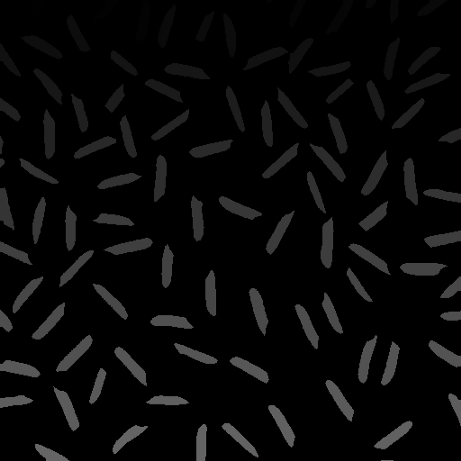
#> input picture TP2_Filtres/Data_TP1_extracted/Data_TP1/TP2/tp24.png, 461 x 461 px, found by its file name
$ jupyter execute TP2_Filtres.ipynb   (older library calls are emulated)
#> lines starting #> are read from the running program, lines starting #| are printed output that depends on the picture; after the words box and inside, x2 and y2 are one past the last pixel; in counts of white or black regions, pixels touching at a corner belong together
[cell 1]
import cv2
import numpy as np
import matplotlib.pyplot as plt
from pathlib import Path
import zipfile

notebook_dir = Path().resolve()

def resolve_image_path(rel_path):
    rel = Path(rel_path)
    # si le chemin existe déjà (absolu ou relatif)
    if rel.exists():
        return str(rel)
    # si le chemin commence par un zip (ex: Data_TP1.zip/...)
    parts = rel.parts
    if parts and parts[0].lower().endswith('.zip'):
        zip_name = parts[0]
        # chercher le zip dans le dossier du notebook, parent et dossiers frères
        search_dirs = [notebook_dir, notebook_dir.parent] + [p for p in notebook_dir.parent.iterdir() if p.is_dir()]
        zip_candidate = None
        for d in search_dirs:
            z = d / zip_name
            if z.exists() and zipfile.is_zipfile(z):
                zip_candidate = z
                break
        if zip_candidate:
            extract_dir = notebook_dir / (zip_candidate.stem + '_extracted')
            if not extract_dir.exists():
                extract_dir.mkdir(parents=True, exist_ok=True)
                with zipfile.ZipFile(zip_candidate, 'r') as zf:
                    zf.extractall(extract_dir)
            inner = Path(*parts[1:])
            candidate = extract_dir / inner
            if candidate.exists():
                return str(candidate)
    # rechercher par nom dans dossiers plausibles (notebook, parent, frères)
    filename = rel.name
    search_dirs = [notebook_dir, notebook_dir.parent] + [p for p in notebook_dir.parent.iterdir() if p.is_dir()]
    for d in search_dirs:
        candidates = [
            d / filename,
            d / "TP2" / filename,
            d / "TP1" / "TP2" / filename,
            d / "Data_TP1" / "TP2" / filename,
        ]
        for c in candidates:
            if c.exists():
                return str(c)
    # fallback : retourner le chemin original
    return str(rel_path)

# --- PARAMETRES ---
IMAGE_PATH_CONTOURS = "Data_TP1.zip/Data_TP1/TP2/tp24.png"
SOBEL_THRESHOLD = 100
CANNY_MIN_VAL = 50
CANNY_MAX_VAL = 150

# résoudre le chemin avant lecture
real_contour_path = resolve_image_path(IMAGE_PATH_CONTOURS)
print("Chemin utilisé pour contours :", real_contour_path)

# --- CHARGEMENT ET PRÉ-TRAITEMENT ---
image_originale = cv2.imread(real_contour_path, 0)
#> image_originale is the input picture: shape (461, 461); min 0, max 114, mean 8.4
if image_originale is None:
    raise FileNotFoundError(
        f"Erreur: Impossible de charger l'image.\n"
        f"Chemin demandé : {IMAGE_PATH_CONTOURS}\n"
        f"Chemin utilisé  : {real_contour_path}\n"
        "Vérifiez que Data_TP1.zip ou les images TP2 sont dans le dossier du notebook (ou dans un dossier frère)."
    )
# Appliquer un léger flou Gaussien pour le débruitage initial
image_lissée = cv2.GaussianBlur(image_originale, (5, 5), 0)

# --- 1. Seuillage sur la Norme du Gradient (Sobel) ---

# Calculer les gradients en X et Y
sobelx = cv2.Sobel(image_lissée, cv2.CV_64F, 1, 0, ksize=3)
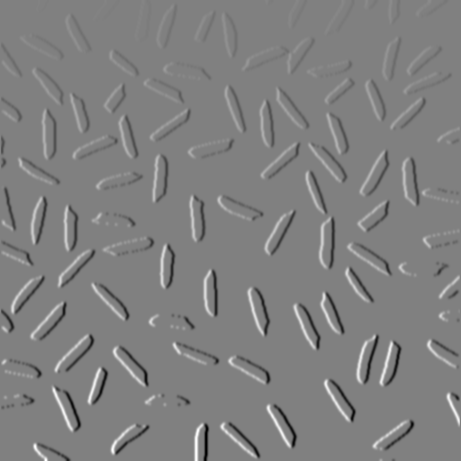
#> sobelx: shape (461, 461) float64; min -256, max 254, mean 0; drawn with min black and max white
sobely = cv2.Sobel(image_lissée, cv2.CV_64F, 0, 1, ksize=3)
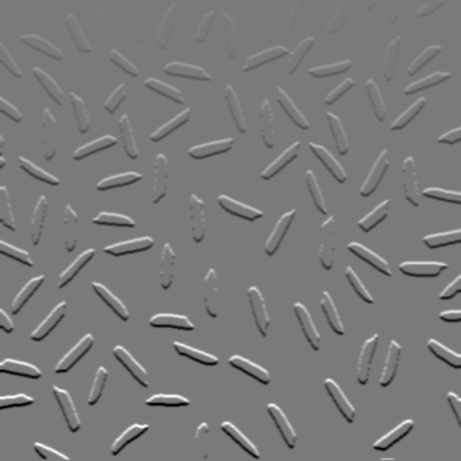
#> sobely: shape (461, 461) float64; min -240, max 259, mean 0.1; drawn with min black and max white

# Calculer la norme du gradient (magnitude)
magnitude = np.sqrt(sobelx**2 + sobely**2)
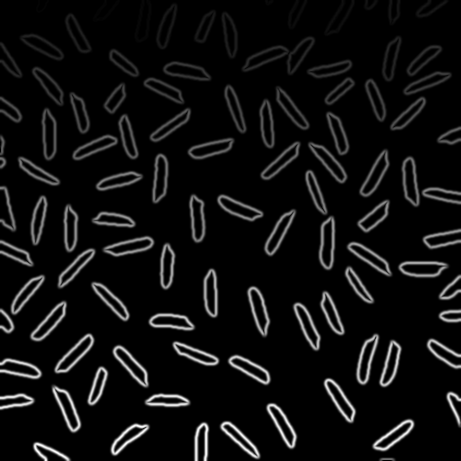
#> magnitude: shape (461, 461) float64; min 0, max 266.4, mean 16.8; drawn with min black and max white
# Normaliser l'image de magnitude pour l'affichage (0-255)
magnitude_norm = cv2.normalize(magnitude, None, 0, 255, cv2.NORM_MINMAX, cv2.CV_8U)

# Appliquer un seuil binaire sur la magnitude
_, contours_sobel = cv2.threshold(magnitude_norm, SOBEL_THRESHOLD, 255, cv2.THRESH_BINARY)
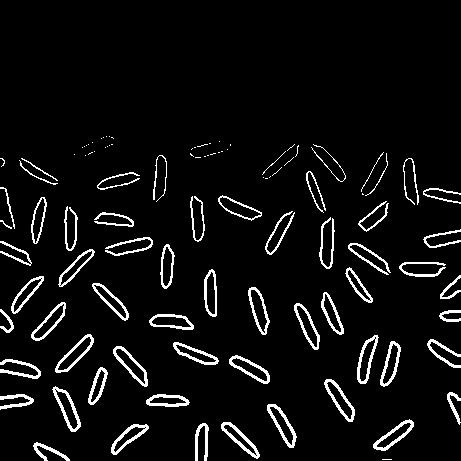
#> contours_sobel: shape (461, 461); 6.1% white in thin lines or dots, all inside (x1, y1, x2, y2) = (0, 136, 461, 461)


# --- 2. Filtre de Canny ---

# Appliquer l'algorithme de Canny
contours_canny = cv2.Canny(image_lissée, CANNY_MIN_VAL, CANNY_MAX_VAL)
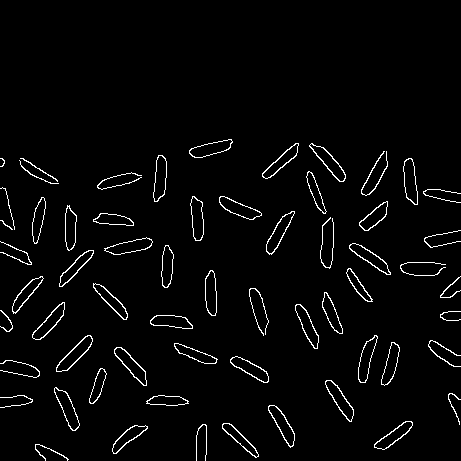
#> contours_canny: shape (461, 461); 3% white in thin lines or dots, all inside (x1, y1, x2, y2) = (0, 139, 461, 461)

# --- VISUALISATION DES RESULTATS (Pour la figure TP2_Contours_Compare.png) ---
titres = [
    f"A. Image Originale ({IMAGE_PATH_CONTOURS.split('/')[-1]})",
    f"B. Seuillage Gradient (Sobel, T={SOBEL_THRESHOLD})",
    f"C. Filtre Canny (TL={CANNY_MIN_VAL}, TH={CANNY_MAX_VAL})"
]
images = [image_originale, contours_sobel, contours_canny]

plt.figure(figsize=(15, 5))
for i in range(3):
    plt.subplot(1, 3, i + 1)
    plt.imshow(images[i], cmap='gray')
    plt.title(titres[i])
    plt.axis('off')

plt.tight_layout()
plt.show()
